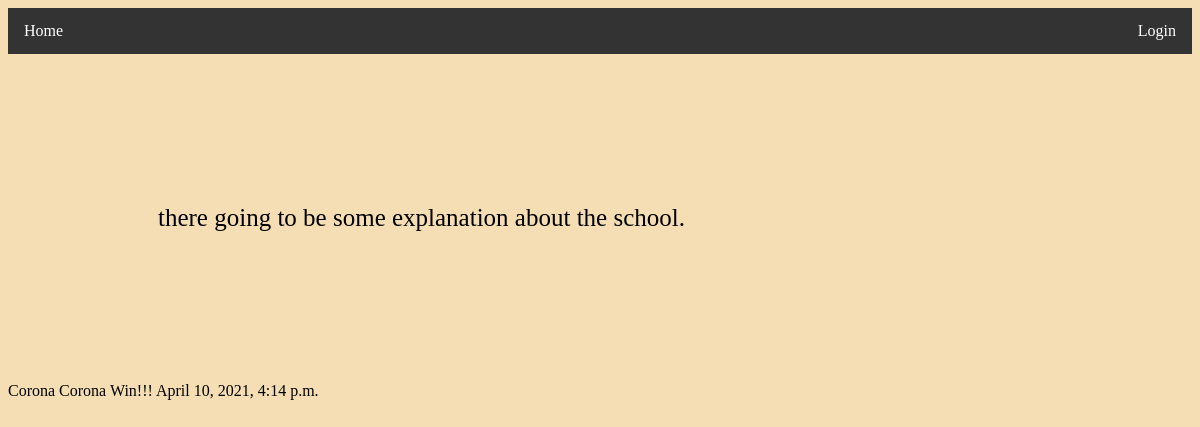
Before: / with the older database file.
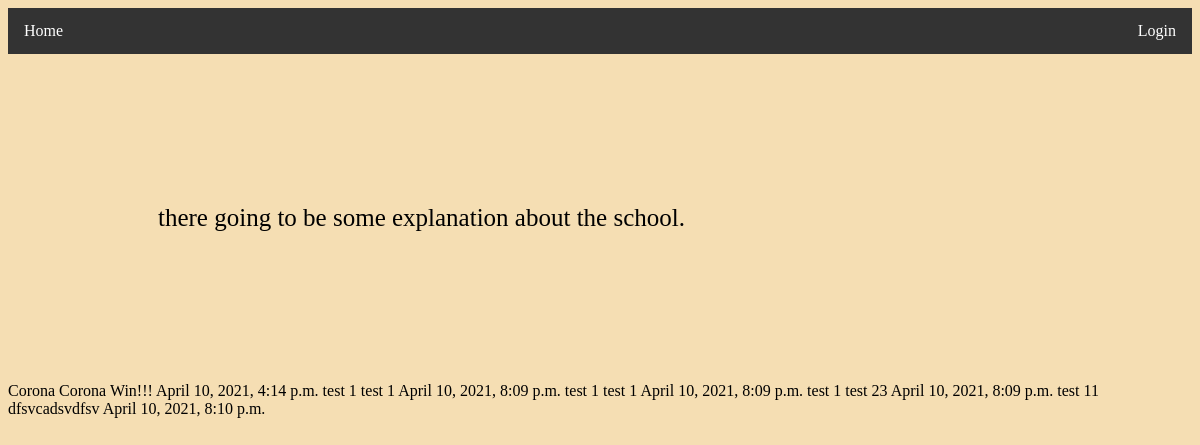
After: the same page with the newer database file.
### StudyBuddy/models.py (models this page shows, shortened)
class Article(models.Model):
    title = models.CharField(max_length=64)
    body = models.TextField()
    date = models.DateTimeField('date published')
    class Meta:
        verbose_name = "Article"
        verbose_name_plural = "Articles"

### StudyBuddy/views.py (the view)
# urls.py: path('', views.home, name='home'),
def home(request):
    news = Article.objects.all().order_by('date')
    return render(request, '../templates/home.html',{'news': news})

### templates/home.html (shortened to what this page needs)
{% include  "navbase.html" %}
{% load static %}
<!DOCTYPE html>
<html lang="en">
<head>
    <link type="text/css" href="{% static 'styles/home.css' %}" rel="stylesheet">
</head>
<body>
    <div class="container-main" >
        <div class="xpl-txt"> <p> there going to be some explanation about the school. </p> </div>
    </div>
    <div class="news" >
        {% if news %}
            {% for article in news %}
                {{ article.title }}
                {{ article.body }}
                {{ article.date }}
            {% endfor %}
        {% else %}
            <h1>No Records</h1>
        {% endif %}
    </div>
</body>
</html>

Changed rows visible on the page:
added Article: title "test 1", body "test 1", date "April 10, 2021, 8:09 p.m."
added Article: title "test 1", body "test 1", date "April 10, 2021, 8:09 p.m."
added Article: title "test 1", body "test 23", date "April 10, 2021, 8:09 p.m."
added Article: title "test 11", body "dfsvcadsvdfsv", date "April 10, 2021, 8:10 p.m."
